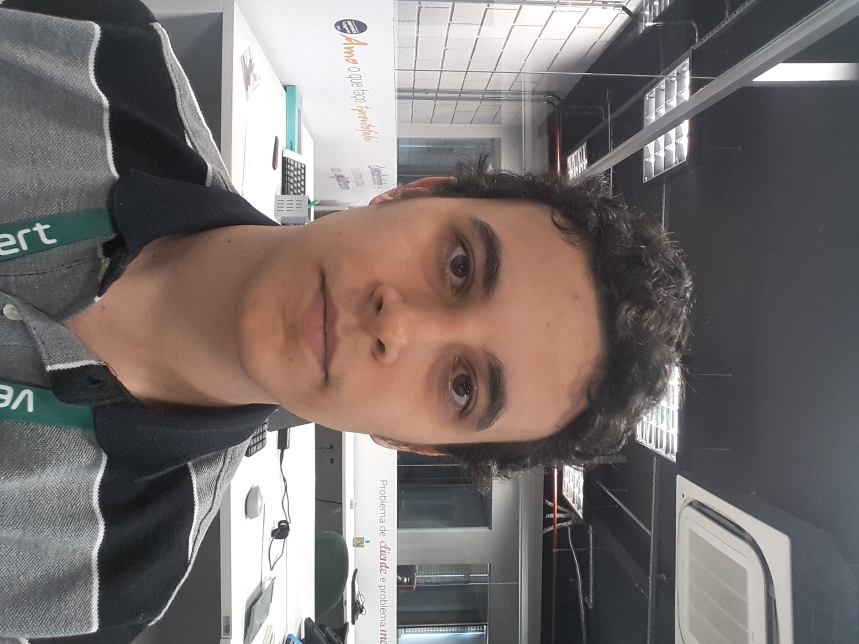
#> input picture database_conhecidos/rodrigo/rodrigo1.jpg, 2576 x 1932 px (shown at 1/3 size); its folder holds only this picture in this run
$ python recognize_face.py --image database_conhecidos/rodrigo/rodrigo1.jpg
#> lines starting #> are read from the running program, lines starting #| are printed output that depends on the picture
### image_helpers.py
# Module created to develop auxiliary functions to deal with images
import cv2
import face_recognition
from matplotlib import pyplot
from PIL import Image, ExifTags
import numpy as np
import datetime
import os
from imutils import paths

# [34 lines left out: functions open_image_canon_position, rotate_image, not called in this run]

def resize_image(image, minimum_size ):
  scale_percent = 50
  width = int(image.shape[1] / 2 )
  height = int(image.shape[0] / 2)
  while( width > minimum_size and height > minimum_size):
    width = int(width / 2 )
    height = int(height / 2)

  dim = (width, height)

  return cv2.resize(image, dim, interpolation = cv2.INTER_AREA)

def find_face(image):
  ''' Receives an image in canon pose and returns
  the tuple boxes and the original image resized '''
  resized = resize_image(image, 400)

  # detect the (x, y)-coordinates of the bounding boxes
  # corresponding to each face in the input image
  boxes = []

  boxes = face_recognition.face_locations(resized ,
    model="cnn")
  return boxes, resized

# [48 lines left out: functions crop_face, open_crop_and_resize_face, save_image, not called in this run]

### recognize_face.py
# import the necessary packages
import face_recognition
from matplotlib import pyplot
import argparse
import pickle
import cv2
from image_helpers import find_face, crop_face

# construct the argument parser and parse the arguments
ap = argparse.ArgumentParser()
ap.add_argument("-e", "--encodings", default="encodings.pickle",
  help="path to serialized db of facial encodings")
ap.add_argument("-i", "--image", required=True,
  help="path to input image")
ap.add_argument("-d", "--detection-method", type=str, default="cnn",
  help="face detection model to use: either `hog` or `cnn`")
args = vars(ap.parse_args())


print("[INFO] loading encodings...")
data = pickle.loads(open(args["encodings"], "rb").read())
#> (reads encodings.pickle from the repository)

# load the input image and convert it from BGR to RGB
print(args["image"])
image = pyplot.imread(args["image"])
#> image is the input picture: shape (1932, 2576, 3); mean R, G, B 120, 112.8, 111.5
rgb = cv2.cvtColor(image, cv2.COLOR_BGR2RGB)

# detect the (x, y)-coordinates of the bounding boxes corresponding
# to each face in the input image, then compute the facial embeddings
# for each face
print("[INFO] recognizing faces...")
boxes, resized = find_face(rgb)
#> in resize_image, `return cv2.resize(image, dim, interpolation = cv2.INTER_AREA)`:
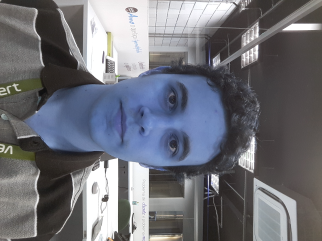
#> returned value: shape (241, 322, 3); mean of channels 0, 1, 2 111.5, 112.8, 120; drawn as R, G, B
#> (the run stopped early here; a loop or call above may not have finished)
